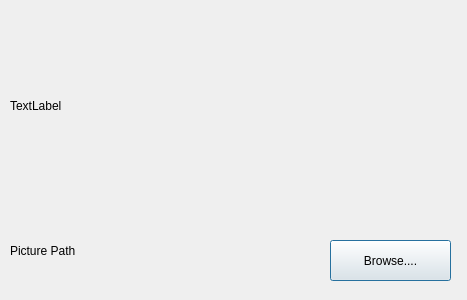
<?xml version="1.0" encoding="UTF-8"?>
<ui version="4.0">
 <class>Picture</class>
 <widget class="QDialog" name="Picture">
  <property name="geometry">
   <rect>
    <x>0</x>
    <y>0</y>
    <width>467</width>
    <height>300</height>
   </rect>
  </property>
  <property name="windowTitle">
   <string>Dialog</string>
  </property>
  <widget class="QLabel" name="label_pic">
   <property name="geometry">
    <rect>
     <x>10</x>
     <y>10</y>
     <width>291</width>
     <height>191</height>
    </rect>
   </property>
   <property name="text">
    <string>TextLabel</string>
   </property>
  </widget>
  <widget class="QLabel" name="label">
   <property name="geometry">
    <rect>
     <x>10</x>
     <y>230</y>
     <width>171</width>
     <height>41</height>
    </rect>
   </property>
   <property name="text">
    <string>Picture Path</string>
   </property>
  </widget>
  <widget class="QPushButton" name="pushButton_Browse">
   <property name="geometry">
    <rect>
     <x>330</x>
     <y>240</y>
     <width>121</width>
     <height>41</height>
    </rect>
   </property>
   <property name="text">
    <string>Browse....</string>
   </property>
  </widget>
 </widget>
 <resources/>
 <connections/>
</ui>
